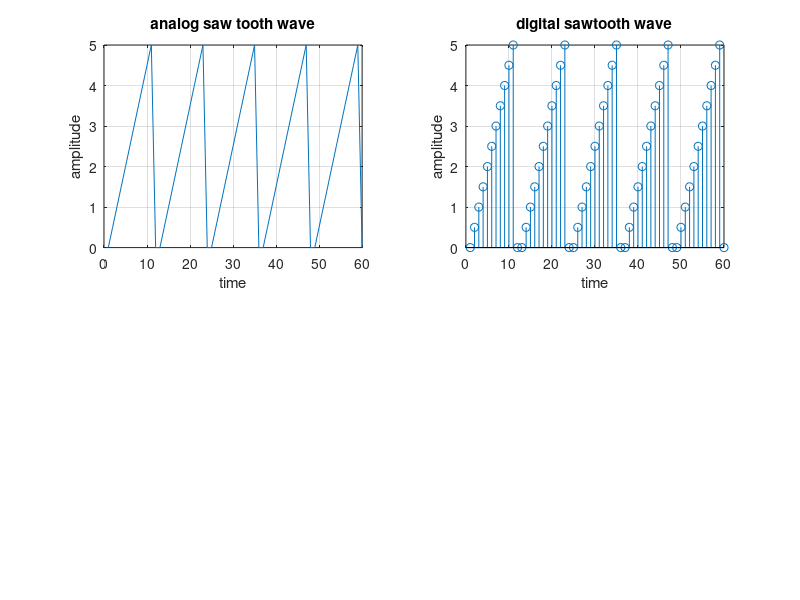

Recreate this plot in MATLAB.
clear all;
close all;
clc;
%generation of various dts%
N=input("enter the number of cycle");
M=input("enter the amplitude");
n1=0:0.5:M;
n2=0;
n=[];
for i=1:N
    n=[n,n1,n2];
end
subplot(2,2,1);
plot(n) %ct
xlabel('time');
ylabel('amplitude');
title('analog saw tooth wave');grid;
subplot(2,2,2)
stem(n);
xlabel('time');
ylabel('amplitude');
title('digital sawtooth wave');grid;